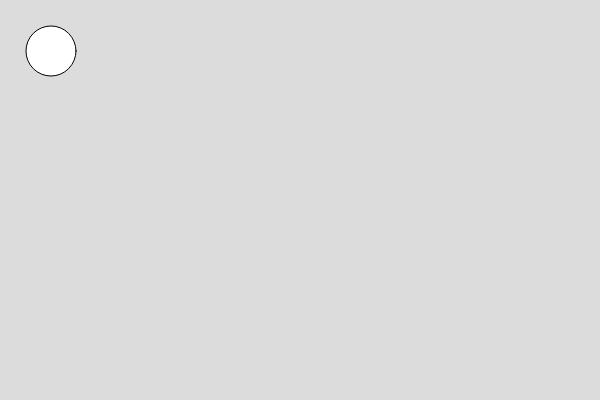
Frame 1 (no input)
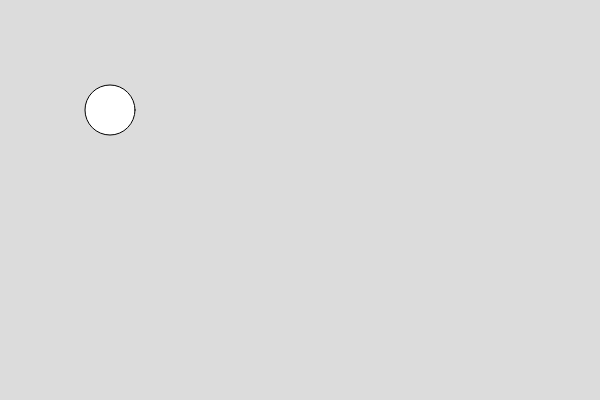
Frame 60 (no input)
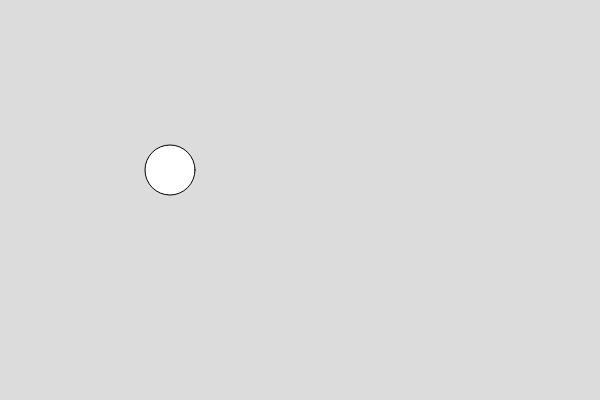
Frame 120 (the mouse pressed at the canvas centre since frame 60)

The p5.js sketch that drew these frames (run headless with seeded random() and noise() and a simulated clock; from frame 60 on, the mouse is pressed at the canvas centre):

// p5.js sketch
// ── sketch.js
let x = 50;
let y = 50;
let xspeed = 1;
let yspeed = 1;
let r = 0;
let g = 0;
let b = 0;
function setup() {
  createCanvas(600, 400);
}

function draw() {
  background(220);

  if (x - 25 < 0){
    xspeed = xspeed * -0.25;
    r = random(0,255);
    g = random(0,255);
    b = random(0,255);
    fill(r,g,b);
  }
  if (x + 25 > width){
    xspeed = xspeed * -4;
    r = random(0,255);
    g = random(0,255);
    b = random(0,255);
    fill(r,g,b);
  }
  if (y - 25 < 0){
    yspeed = yspeed * -0.25;
    r = random(0,255);
    g = random(0,255);
    b = random(0,255);
    fill(r,g,b);
  }
  if (y + 25 > height){
    yspeed = yspeed * -4;
    r = random(0,255);
    g = random(0,255);
    b = random(0,255);
    fill(r,g,b);
  }

  x = x + xspeed;
  y = y + yspeed;
  circle(x, y, 50);
}
